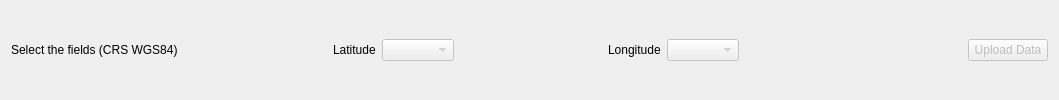
             <widget class="QWidget" name="pag1">
              <layout class="QHBoxLayout" name="horizontalLayout_13">
               <item>
                <widget class="QLabel" name="label_40">
                 <property name="text">
                  <string>Select the fields (CRS WGS84)</string>
                 </property>
                </widget>
               </item>
               <item>
                <spacer name="horizontalSpacer_6">
                 <property name="orientation">
                  <enum>Qt::Horizontal</enum>
                 </property>
                 <property name="sizeHint" stdset="0">
                  <size>
                   <width>149</width>
                   <height>20</height>
                  </size>
                 </property>
                </spacer>
               </item>
               <item>
                <widget class="QLabel" name="label_38">
                 <property name="text">
                  <string>Latitude</string>
                 </property>
                </widget>
               </item>
               <item>
                <widget class="QComboBox" name="lat">
                 <property name="enabled">
                  <bool>false</bool>
                 </property>
                </widget>
               </item>
               <item>
                <spacer name="horizontalSpacer_5">
                 <property name="orientation">
                  <enum>Qt::Horizontal</enum>
                 </property>
                 <property name="sizeHint" stdset="0">
                  <size>
                   <width>148</width>
                   <height>20</height>
                  </size>
                 </property>
                </spacer>
               </item>
               <item>
                <widget class="QLabel" name="label_39">
                 <property name="text">
                  <string>Longitude</string>
                 </property>
                </widget>
               </item>
               <item>
                <widget class="QComboBox" name="longi">
                 <property name="enabled">
                  <bool>false</bool>
                 </property>
                </widget>
               </item>
               <item>
                <spacer name="horizontalSpacer_7">
                 <property name="orientation">
                  <enum>Qt::Horizontal</enum>
                 </property>
                 <property name="sizeHint" stdset="0">
                  <size>
                   <width>223</width>
                   <height>20</height>
                  </size>
                 </property>
                </spacer>
               </item>
               <item>
                <widget class="QPushButton" name="up_data">
                 <property name="enabled">
                  <bool>false</bool>
                 </property>
                 <property name="text">
                  <string>Upload Data</string>
                 </property>
                </widget>
               </item>
              </layout>
             </widget>
